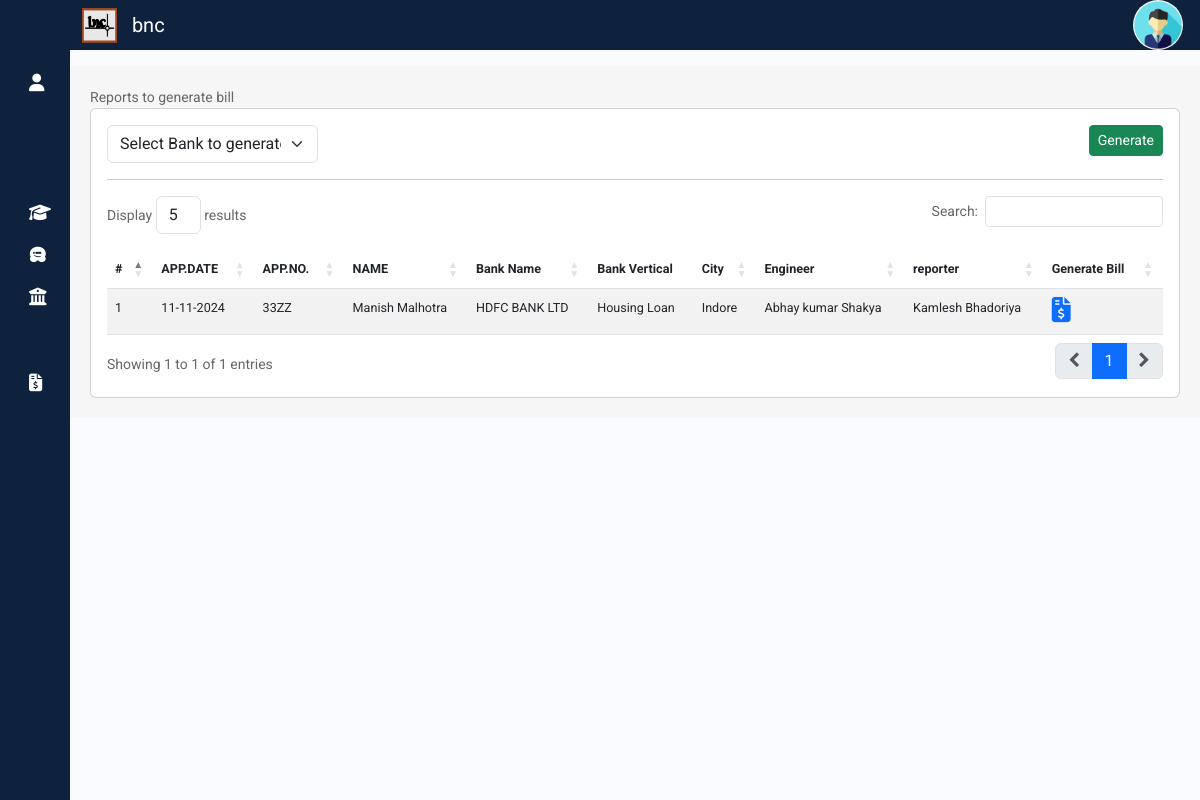
The app's page /propval/generatebill/ with its own data.
### reporter/models.py (models this page shows)
class ReporterReport(models.Model):
    inspectiondate = models.DateTimeField(null=True)
    applicationnumber = models.CharField(max_length=20,null=True)
    name = models.CharField(max_length=30,null=True)
    docholdername = models.CharField(max_length=30,null=True)
    propertytype = models.CharField(max_length=30,null=True)
    add1 = models.CharField(max_length=100, null=True, default="Gwalior")
    add2 = models.CharField(max_length=100, null=True)
    city = models.CharField(max_length=30, null=True)
    region = models.CharField(max_length=30,null=True)
    zip = models.CharField(max_length=6,null=True)
    country = models.CharField(max_length=20,null=True,default='India')
    landmark = models.CharField(max_length=100,null=True)
    ladd1 = models.CharField(max_length=100, null=True, default="Gwalior")
    ladd2 = models.CharField(max_length=100, null=True)
    lcity = models.CharField(max_length=30, null=True)
    lregion = models.CharField(max_length=30,null=True)
    lzip = models.CharField(max_length=6,null=True)
    lcountry = models.CharField(max_length=20,null=True,default='India')
    wardlandno = models.CharField(max_length=20,null=True)
    approachroadwidth =models.CharField(max_length=20,null=True)
    plotdem = models.CharField(max_length=20,null=True)
    vicinity=models.CharField(max_length=10,null=True)
    propertylocation=models.CharField(max_length=100,null=True)
    propertyidentification=models.CharField(max_length=100,null=True)
    connectivityinfrastructure=models.CharField(max_length=100,null=True)
    railwaystation=models.CharField(max_length=100,null=True)
    busstop=models.CharField(max_length=100,null=True)
    hospital=models.CharField(max_length=100,null=True)
    nearestlandmark=models.CharField(max_length=100,null=True)
    typeusageproperty=models.CharField(max_length=100,null=True)
    additionalamenities=models.CharField(max_length=100,null=True)
    legalstatusproperty=models.CharField(max_length=100,null=True)
    typepremises=models.CharField(max_length=100,null=True)
    taxationmaintancecost =models.CharField(max_length=100,null=True)
    rentingpotential=models.CharField(max_length=100,null=True)
    marketrentals=models.CharField(max_length=100,null=True)
    occupiedby=models.CharField(max_length=100,null=True)
    ispropertyrented=models.CharField(max_length=100,null=True)
    listofoccupants=models.CharField(max_length=100,null=True)
    perdcboundryeast=models.CharField(max_length=100,null=True)
    perdcboundrywset=models.CharField(max_length=100,null=True)
    perdcboundrynorth=models.CharField(max_length=100,null=True)
    perdcboundrysouth=models.CharField(max_length=100,null=True)
    perstboundryeast=models.CharField(max_length=100,null=True)
    perstboundrywest=models.CharField(max_length=100,null=True)
    perstboundrynorth=models.CharField(max_length=100,null=True)
    perstboundrysouth=models.CharField(max_length=100,null=True)
    typestructure=models.CharField(max_length=100,null=True)
    nofloors=models.CharField(max_length=100,null=True)
    nowings=models.CharField(max_length=100,null=True)
    nouniteachfloor=models.CharField(max_length=100,null=True)
    nolifteachwing=models.CharField(max_length=100,null=True)
    ageproperty=models.CharField(max_length=100,null=True)
    futurelife=models.CharField(max_length=100,null=True)
    exterior=models.CharField(max_length=100,null=True)
    internalcomposition=models.CharField(max_length=100,null=True)
    constructionquality=models.CharField(max_length=100,null=True)
    beamcolumnstru=models.CharField(max_length=100,null=True)
    commonarearemark=models.CharField(max_length=100,null=True)
    otherobservation=models.CharField(max_length=100,null=True)
    floornfinish=models.CharField(max_length=100,null=True)
    roofingnterracing=models.CharField(max_length=100,null=True)
    nooflifts=models.CharField(max_length=10,null=True)
    qualityfixing=models.CharField(max_length=100,null=True)
    constasperaprove=models.CharField(max_length=10,null=True)
    aprnodate=models.CharField(max_length=100,null=True)
    constnodate=models.CharField(max_length=100,null=True)
    violationifany=models.CharField(max_length=100,null=True)
    confirmlocalbilaws=models.CharField(max_length=100,null=True)
    otherverifieddoc=models.CharField(max_length=100,null=True)
    carpetareaflwise=models.CharField(max_length=100,null=True)
    aprovbuaflwise=models.CharField(max_length=100,null=True)
    govtapprovalrate=models.CharField(max_length=10,null=True)
    recomendrate=models.CharField(max_length=100,null=True)
    mktvalueinfig=models.CharField(max_length=10,null=True)
    mktvalueinwords=models.CharField(max_length=100,null=True)
    forcessalesless=models.CharField(max_length=100,null=True)
    arearatepsft=models.CharField(max_length=100,null=True)
    areavalueinfig=models.CharField(max_length=100,null=True)
    areavalueinwords=models.CharField(max_length=100,null=True)
    landarea=models.CharField(max_length=100,null=True)
    govtaprovelandrate=models.CharField(max_length=100,null=True)
    recommendedlandrate=models.CharField(max_length=100,null=True)
    landvalue=models.CharField(max_length=100,null=True)
    actualbua=models.CharField(max_length=100,null=True)
    asperpermissionbua=models.CharField(max_length=100,null=True)
    constcostperaminity=models.CharField(max_length=100,null=True)
    totalconstvalue=models.CharField(max_length=100,null=True)
    depreciatedconstvalue=models.CharField(max_length=100,null=True)
    landvaluedepndepconstvalueinfig=models.CharField(max_length=100,null=True)
    landvaluedepndepconstvalueinword=models.CharField(max_length=100,null=True)
    forcesalevaluepersqft=models.CharField(max_length=100,null=True)
    forcesvalueinfig=models.CharField(max_length=100,null=True)
    forcesvalueinword=models.CharField(max_length=100,null=True)
    marketibility=models.CharField(max_length=10,null=True)
    valuationresult=models.CharField(max_length=10,null=True)
    remark=models.CharField(max_length=100,null=True)
    lat = models.CharField(max_length=200,null=True,blank=True)
    lng = models.CharField(max_length=200,null=True,blank=True)
    placeid = models.CharField(max_length=200,null=True,blank=True)
    receptionid = models.ForeignKey(ReceptionReport, on_delete=models.DO_NOTHING, null=True, blank=True)
    bankid = models.ForeignKey(Banks,on_delete=models.SET_NULL, null=True, blank=True)
    userdetailsid = models.ForeignKey(User, on_delete=models.DO_NOTHING)
    archieved = models.BooleanField(default=False)
    datecreated = models.DateTimeField(auto_now_add=True)
    updated_at = models.DateTimeField(auto_now=True)

### reception/models.py (models this page shows, shortened)
class ReceptionReport(models.Model):
    applicationdate = models.DateTimeField(null=True)
    applicationnumber = models.CharField(max_length=20,null=True)
    name = models.CharField(max_length=30,null=True)
    bankname = models.CharField(max_length=50,null=True)
    bankid = models.IntegerField(null=True)
    bankvertical = models.CharField(max_length=50,null=True)
    add1 = models.CharField(max_length=100, null=True, default="Gwalior")
    add2 = models.CharField(max_length=100, null=True)
    city = models.CharField(max_length=30, null=True)
    region = models.CharField(max_length=30,null=True)
    zip = models.CharField(max_length=6,null=True)
    country = models.CharField(max_length=20,null=True)
    phonenumber = models.CharField(max_length=10,null=True)
    visitingperson = models.IntegerField(null=True)
    reportperson = models.IntegerField(null=True)
    visitingpersonname = models.CharField(max_length=50,null=True)
    reportpersonname = models.CharField(max_length=50,null=True)
    engineer = models.CharField(max_length=10, null=True)
    reporter = models.CharField(max_length=10, null=True)
    priority = models.BooleanField(default=False)
    npa = models.BooleanField(default=False)
    engineerholdcause = models.TextField(blank=True, null=True)
    reporterholdcause = models.TextField(null=True, blank=True)
    engid=models.IntegerField(null=True, blank=True)
    repid=models.IntegerField(null=True, blank=True)
    archieved = models.BooleanField(default=False)
    datecreated = models.DateTimeField(auto_now_add=True)
    updated_at = models.DateTimeField(auto_now=True)

### propval/models.py (models this page shows, shortened)
class Banks(models.Model):
    name = models.CharField(max_length=255, null=True, blank=True)
    branch = models.CharField(max_length=100, null=True, blank=True)
    add1 = models.TextField(null=True, blank=True)
    add2 = models.TextField(null=True, blank=True)
    city = models.CharField(max_length=100,null=True, blank=True)
    state = models.CharField(max_length=100,null=True, blank=True)
    zip = models.CharField(max_length=50,null=True, blank=True)
    country = models.CharField(max_length=20,null=True, blank=True)
    contact_no = models.CharField(max_length=15,null=True, blank=True)
    std = models.CharField(max_length=4,null=True, blank=True)
    landline = models.CharField(max_length=10,null=True, blank=True)
    email = models.EmailField(null=True, blank=True)
    website = models.URLField(null=True, blank=True)
    gstin = models.CharField(max_length=15,null=True, blank=True)
    pan = models.CharField(max_length=10,null=True, blank=True)
    internalrate = models.FloatField(null=True, blank=True)
    externalrate = models.FloatField(null=True, blank=True)
    partamount = models.FloatField(null=True, blank=True)

### propval/views.py (the view)
# urls.py: path('generatebill/',views.generatebill,name='generatebill'),
def generatebill(request):
    bills=ReporterReport.objects.all()
    banks=Banks.objects.all()
    return render(request, 'bills/generatebill.html', {'bills': bills,'banks': banks})

### templates/bills/generatebill.html (shortened to what this page needs)
{% extends "sidebar.html" %}
{% load static %}
{% block content %}
    <div class="container my-3" style="display:block; background-color:#f6f6f6; padding:20px 20px 20px;">
      <p>Reports to generate bill</p>
      <div class="row">
        <div class="col-md-12">
          <div class="card">
            <div class="card-body">
              <a id="generateLink" class="btn btn-success btn-sm float-end" type="submit" href="{% url 'bills' 0 %}" onclick="checkselect(event)"></i>Generate</a>
              <select id="bankSelect" class="form-select " style="width: 20%;" aria-label="Default select example" name="bank" required onchange="updateLink()">
                <option value="0" >Select Bank to generate bill</option>
              </select>
            <hr>
              <table id="engineertablecomp" class="table table-hover table-striped tavle-bordered" style="font-size: 90%;">
                <thead>
                  <tr>
                    <th scope="col">#</th>
                    <th scope="col">APP.DATE</th>
                    <th scope="col">APP.NO.</th>
                    <th scope="col">NAME</th>
                    <th scope="col">Bank Name</th>
                    <th scope="col">Bank Vertical</th>
                    <th scope="col">City</th>
                    <th scope="col">Engineer</th>
                    <th scope="col">reporter</th>
                    <th scope="col">Generate Bill</th>
                  </tr>
                </thead>
                <tbody>
                  {% for reqcom in bills %}
                  <tr {% if reqcom.receptionid.priority%}  class="table-danger" {%else%} class=""{% endif %}>
                    <td scope="row">{{forloop.counter}}</td>
                    <td >{{reqcom.receptionid.applicationdate|date:"d-m-Y"}}</td>
                    <td >{{reqcom.applicationnumber}}</td>
                    <td >{{reqcom.name}}</td>
                    <td >{{reqcom.bankid.name}} {{reqcom.bankid.branch}}</td>
                    <td >{{reqcom.receptionid.bankvertical}}</td>
                    <td >{{reqcom.city}}</td>
                    <td >{{reqcom.receptionid.visitingpersonname}}</td>
                    <td >{{reqcom.receptionid.reportpersonname}}</td>
                      <td> <a href="{% url 'bill' reqcom.id %}"><i class="fa-solid fa-file-invoice-dollar fa-2x"></i></a></td>
                  </tr>
                  {% endfor %}
                </tbody>
              </table>
            </div>
          </div>
        </div>
      </div>
    </div>
{% endblock %}

### propval/static/css/sidebarstyle.css (style rules this page uses)
a { text-decoration: none; }
body { font-family: 'Poppins', sans-serif; }

### reception/static/css/formstyle.css (style rules this page uses)
html, body { min-height: 100%; }
body, div, form, input, select, textarea, p { padding: 0; margin: 0; outline: none; font-family: Roboto, Arial, sans-serif; font-size: 14px; color: #666; line-height: 22px; }
input, select, textarea { margin-bottom: 10px; border: 1px solid #ccc; border-radius: 3px; }
select { width: 100%; padding: 5px 0; background: transparent; }

### records on screen
ReporterReport: receptionid.applicationdate "11-11-2024", applicationnumber "33ZZ", name "Manish Malhotra", bankid.name "HDFC BANK LTD", receptionid.bankvertical "Housing Loan", city "Indore", receptionid.visitingpersonname "Abhay kumar Shakya", receptionid.reportpersonname "Kamlesh Bhadoriya"
